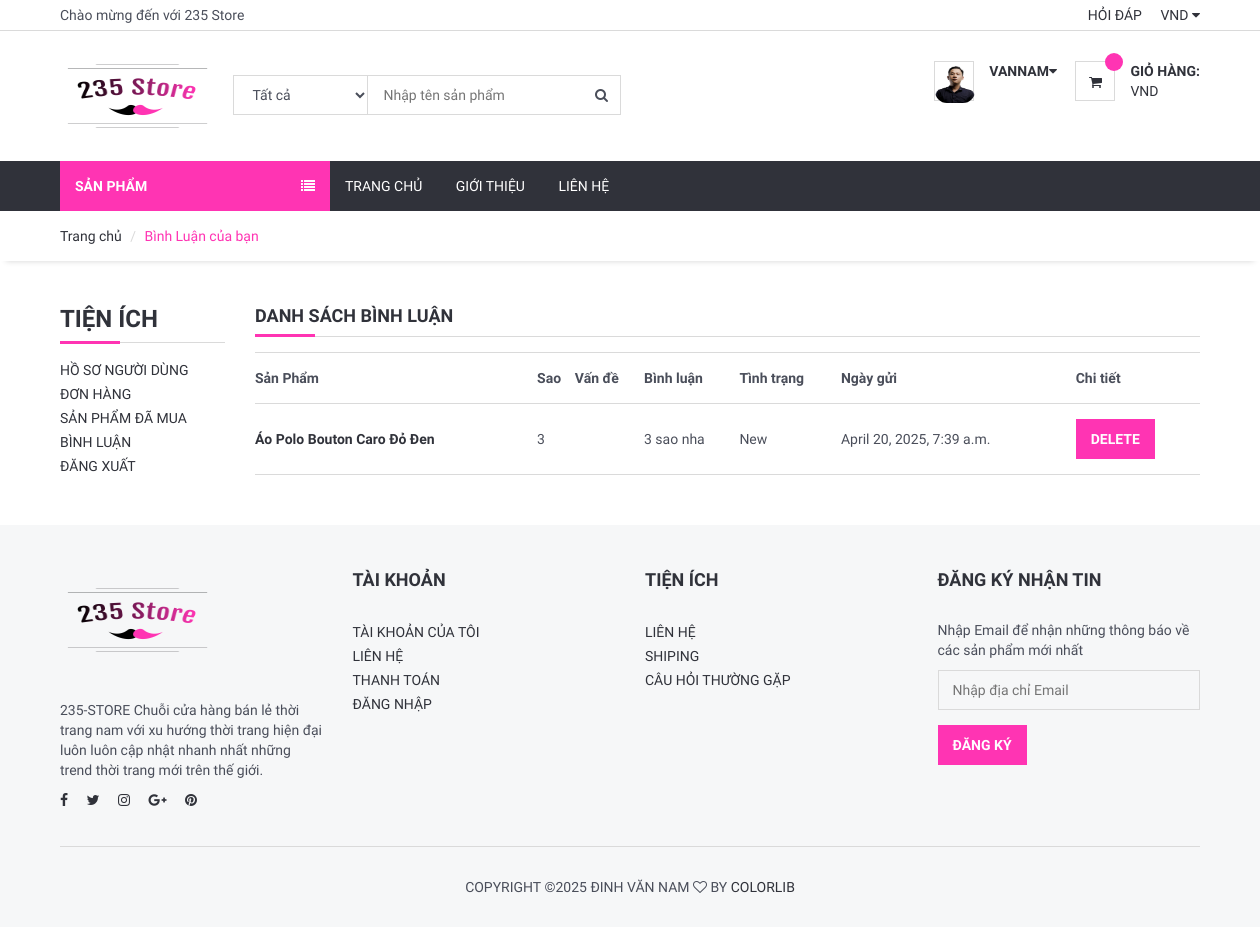
/user/comments/ (signed in), run on the app's committed database.
### user/models.py (models this page shows, shortened)
class UserProfile(models.Model):
    user = models.OneToOneField(User, on_delete=models.CASCADE)
    phone = models.CharField(blank=True, max_length=20)
    address = models.CharField(blank=True, max_length=150)
    city = models.CharField(blank=True, max_length=20)
    country = models.CharField(blank=True, max_length=50)
    image = models.ImageField(blank=True, upload_to='images/users/')
    def image_tag(self):
        return mark_safe('<img src="{}" height="50"/>'.format(self.image.url))
    image_tag.short_description = 'Image'

### product/models.py (models this page shows, shortened)
class Comment(models.Model):
    STATUS = (
        ('New', 'New'),
        ('True', 'True'),
        ('False', 'False'),
    )
    product=models.ForeignKey(Product,on_delete=models.CASCADE)
    user = models.ForeignKey(User, on_delete=models.CASCADE)
    subject = models.CharField(max_length=50, blank=True)
    comment = models.CharField(max_length=250,blank=True)
    rate = models.IntegerField(default=1)
    ip = models.CharField(max_length=20, blank=True)
    status=models.CharField(max_length=10,choices=STATUS, default='New')
    create_at=models.DateTimeField(auto_now_add=True)
    update_at=models.DateTimeField(auto_now=True)

class Product(models.Model):
    STATUS = (
        ('True', 'True'),
        ('False', 'False'),
    )
    VARIANTS = (
        ('None', 'None'),
        ('Size', 'Size'),
        ('Color', 'Color'),
        ('Size-Color', 'Size-Color'),
    )
    category = models.ForeignKey(Category, on_delete=models.CASCADE) #many to one relation with Category
    title = models.CharField(max_length=150)
    keywords = models.CharField(max_length=255)
    description = models.TextField(max_length=255)
    image=models.ImageField(upload_to='images/',null=False)
    price = models.DecimalField(max_digits=12, decimal_places=3,default=0)
    amount=models.IntegerField(default=0)
    minamount=models.IntegerField(default=3)
    variant=models.CharField(max_length=10,choices=VARIANTS, default='None')
    detail=RichTextUploadingField()
    slug = models.SlugField(null=False, unique=True)
    status=models.CharField(max_length=10,choices=STATUS)
    create_at=models.DateTimeField(auto_now_add=True)
    update_at=models.DateTimeField(auto_now=True)
    def image_tag(self):
            return mark_safe('<img src="{}" height="50"/>'.format(self.image.url))
    image_tag.short_description='Image'

### user/views.py (the view)
# urls.py: path('comments/', views.user_comments, name='user_comments'),
def user_comments(request):
    category = Category.objects.all()
    current_user = request.user
    comments = Comment.objects.filter(user_id=current_user.id)
    context = {
        'category': category,
        'comments': comments,
    }
    return render(request, 'user_comments.html', context)

### user/templates/user_comments.html (shortened to what this page needs)
{% extends 'homebase.html' %}
{% block sidebar %} {% include 'sidebar.html' %} {% endblock %}
{% block body %}
    <div id="breadcrumb">
        <div class="container">
            <ul class="breadcrumb">
                <li><a href="/">Trang chủ</a></li>
                <li class="active">Bình Luận của bạn</li>
            </ul>
        </div>
    </div>
    <div class="section">
        <div class="container">
            <div class="row">
                <div class="col-md-2">
                    {% include "user_panel.html" %}
                </div>
                <div class="col-md-10">
                    <div class="section-title">
                        <h4 class="title">Danh sách bình luận</h4>
                    </div>
                    <table class="shopping-cart-table table">
                        <tr>
                            <th class="text-left">Sản Phẩm </th>
                            <th class="text-left">Sao </th>
                            <th class="text-left">Vấn đề </th>
                            <th class="text-left">Bình luận </th>
                            <th class="text-left">Tình trạng </th>
                            <th class="text-left">Ngày gửi </th>
                            <th class="text-left">Chi tiết </th>
                        </tr>
                        {% for rs in comments %}
                            <tr>
                                <td class="text-left">
                                    <a href="/product/{{ rs.product_id }}/{{ rs.product.slug }}">
                                        <strong> {{ rs.product.title}}</strong>
                                    </a>
                                </td>
                                <td class="text-left">{{ rs.rate}} </td>
                                <td class="text-left">{{ rs.subject}} </td>
                                <td class="text-left">{{ rs.comment}} </td>
                                <td class="text-left">{{ rs.status}} </td>
                                <td class="text-left">{{ rs.create_at}} </td>
                                <td class="text-left">
                                    <a class="primary-btn" href="/user/deletecomment/{{ rs.id }}" onclick="return confirm('Will be Delete ! Are you sure?')"> Delete </a>
                                </td>
                            </tr>
                        {% endfor %}
                    </table>
                </div>
            </div>
        </div>
    </div>
{% endblock %}

### home/templates/header.html (shortened to what this page needs)
{% load static %}
	<header>
		<div id="top-header">
			<div class="container">
				<div class="pull-left">
					<span>Chào mừng đến với 235 Store</span>
				</div>
				<div class="pull-right">
					<ul class="header-top-links">
						<li><a href="/faq">Hỏi đáp</a></li>
						<li class="dropdown default-dropdown">
							<a class="dropdown-toggle" data-toggle="dropdown" aria-expanded="true">VND <i class="fa fa-caret-down"></i></a>
						</li>
					</ul>
				</div>
			</div>
		</div>
		<div id="header">
			<div class="container">
				<div class="pull-left">
					<div class="header-logo">
						<a class="logo" href="#">
							<img src="{% static '' %}img/235lg.png" alt="">
						</a>
					</div>
					<div class="header-search">
						<form action="/search/" method="post">
							<input id="query" name="query" class="input search-input" type="text" placeholder="Nhập tên sản phẩm">
							<select name="catid" class="input search-categories">
								<option value="0">Tất cả </option>
								{% load mptt_tags %}
							</select>
							<button class="search-btn"><i class="fa fa-search"></i></button>
						</form>
					</div>
				</div>
				<div class="pull-right">
					<ul class="header-btns">
						<li class="header-account dropdown default-dropdown">
							{% if user.id is not None %}
							<div class="dropdown-toggle" role="button" data-toggle="dropdown" aria-expanded="true">
								<div class="header-btns-icon">
									<img src="{{ request.user.userprofile.image.url }}" style="height: 40px; border-radius: 30%;width:40px">
								</div>
								<strong class="text-uppercase">{{ user.username }}<i class="fa fa-caret-down"></i></strong>
							</div>
							{% else %}
							<a href="/login" class="text-uppercase">Đăng nhập</a> / <a href="/signup" class="text-uppercase">Đăng ký</a>
							{% endif %}
						</li>
						<li class="header-cart dropdown default-dropdown">
							<a href="/shopcart/" >
								<div class="header-btns-icon">
									<i class="fa fa-shopping-cart"></i>
									<span class="qty">
										</span>
								</div>
								<strong class="text-uppercase">Giỏ hàng:</strong>
								<br>
								<span>VND</span>
							</a>
						</li>
					</ul>
				</div>
			</div>
		</div>
	</header>

### home/static/css/style.css (style rules this page uses)
body { font-family: 'Hind', sans-serif; color: #4A4E5A; overflow-x: hidden; }
h1, h2, h3, h4, h5, h6 { color: #30323A; margin: 0 0 10px; font-weight: 700; }
a { color: #30323A; -webkit-transition: 0.3s color; transition: 0.3s color; }
strong { color: #30323A; }
ul, ol { margin: 0; padding: 0; list-style: none }
.main-btn, .primary-btn { display: inline-block; padding: 10px 15px; text-transform: uppercase; font-weight: 700; border: none; -webkit-transition: 0.3s all; transition: 0.3s all; }
.primary-btn { color: #FFF; background-color: #FF34B3; }
.input { width: 100%; height: 40px; padding: 0px 15px; border: none; background-color: transparent; -webkit-box-shadow: 0px 0px 0px 1px #DADADA inset, 0px 0px 0px 5px transparent; box-shadow: 0px 0px 0px 1px #DADADA inset, 0px 0px 0px 5px transparent; -webkit-transition: 0.3s all; transition: 0.3s all; }
.section { padding-top: 30px; padding-bottom: 30px; }
.section-title { position: relative; margin-bottom: 15px; margin-top: 15px; border-bottom: 1px solid #DADADA; }
.section-title .title { display: inline-block; text-transform: uppercase; }
.section-title:after { content: ""; position: absolute; left: 0; bottom: -1.5px; height: 3px; width: 60px; background-color: #FF34B3; }
#breadcrumb { -webkit-box-shadow: 0px 6px 6px -6px rgba(0, 0, 0, 0.175); box-shadow: 0px 6px 6px -6px rgba(0, 0, 0, 0.175); }
.breadcrumb { background-color: transparent; border: none; border-radius: 0px; padding: 15px 0px; margin: 0; }
.breadcrumb>.active { color: #FF34B3; }
.breadcrumb>li+li:before { color: #DADADA; }
#header { padding-top: 15px; padding-bottom: 15px; }
#top-header { padding-top: 5px; padding-bottom: 5px; border-bottom: 1px solid #DADADA; }
.header-top-links>li { display: inline-block; }
.header-top-links>li+li { margin-left: 15px; }
.header-top-links>li>a { cursor: pointer; text-transform: uppercase; }
.header-logo { display: inline-block; margin-right: 15px; }
.header-logo .logo>img { width: 155px; height: 100px; }
.header-search { display: inline-block; padding: 15px 0px; max-width: 400px; }
.header-search>form { position: relative; }
.header-search>form .search-input { padding-left: 150px; padding-right: 45px; }
.header-search>form .search-categories { position: absolute; left: 0px; top: 0px; width: 135px; }
.header-search>form .search-btn { position: absolute; top: 0px; right: 0px; width: 40px; height: 40px; background-color: transparent; border: none; }
.header-btns>li { display: inline-block; vertical-align: top; padding: 15px 0px; }
.header-btns>li+li { margin-left: 15px; }
.header-btns>li .header-btns-icon { position: relative; float: left; margin-right: 15px; width: 40px; height: 40px; line-height: 40px; text-align: center; color: #30323A; background-color: #FFF; border: 1px solid #DADADA; }
.header-btns .dropdown-toggle { display: block; cursor: pointer; }
.header-cart .header-btns-icon .qty { position: absolute; right: -9px; top: -9px; width: 18px; height: 18px; line-height: 18px; text-align: center; font-size: 10px; background: #FF34B3; color: #FFF; border-radius: 50%; }
.shopping-cart-table>tbody>tr>td, .shopping-cart-table>tbody>tr>th, .shopping-cart-table>tfoot>tr>td, .shopping-cart-table>tfoot>tr>th, .shopping-cart-table>thead>tr>td, .shopping-cart-table>thead>tr>th { padding: 15px 0px; vertical-align: middle; border-top: 1px solid #DADADA; }
.shopping-cart-table>tbody>tr:last-child>td { border-bottom: 1px solid #DADADA; }

### data on the page
Comment: product "Áo Polo Bouton Caro Đỏ Đen", rate "3", comment "3 sao nha", status "New", create_at "April 20, 2025, 7:39 a.m."

### other printed values
{{ user.username }} "VANNAM"
